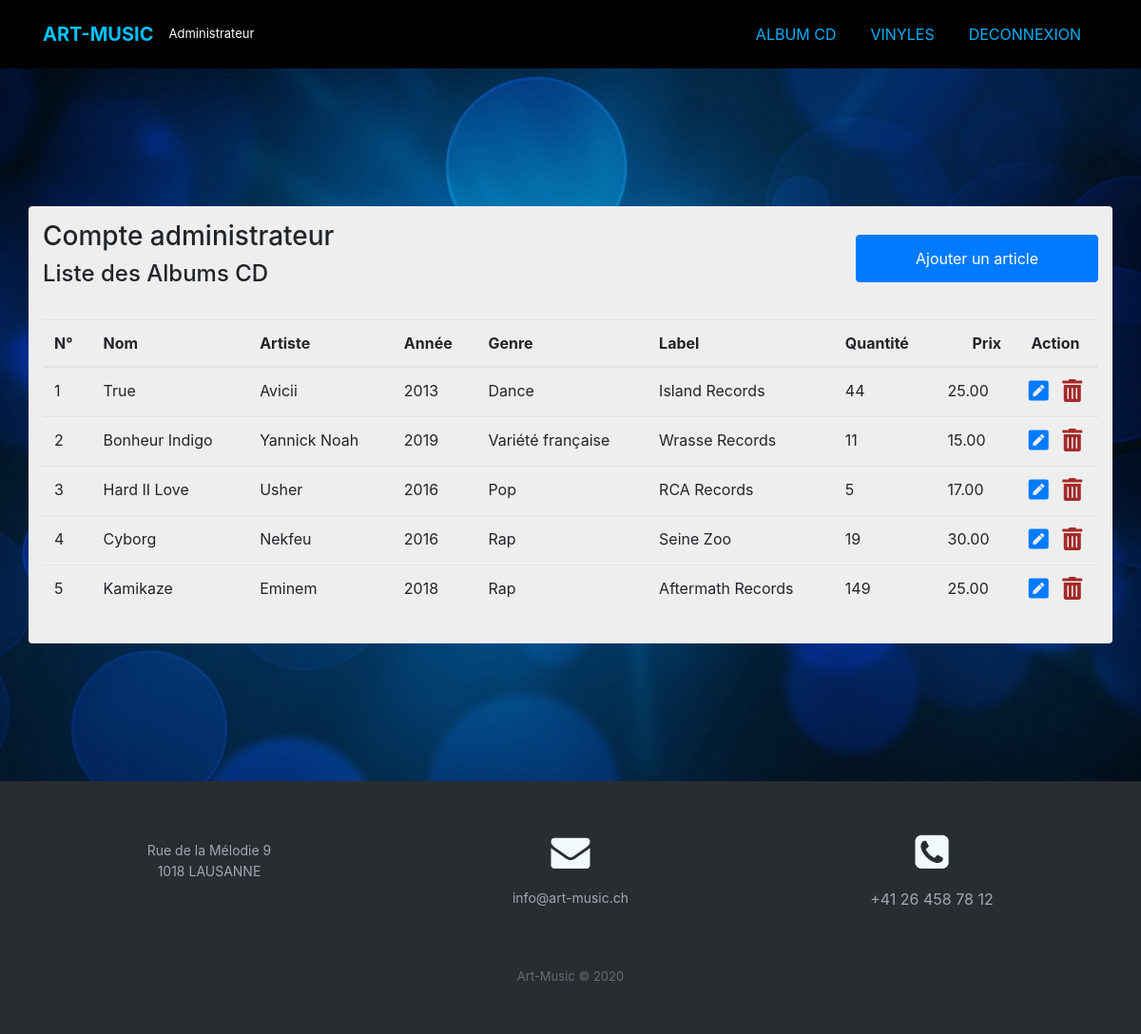
The app's page /index.php?action=displayAlbumCD (signed in) with its own data.
### tables this page shows
CREATE TABLE IF NOT EXISTS `articles` (
  `id` int(11) NOT NULL AUTO_INCREMENT,
  `name` varchar(40) NOT NULL,
  `releaseYear` smallint(4) NOT NULL,
  `pathFileCover` varchar(80) NOT NULL,
  `price` decimal(5,2) NOT NULL,
  `quantity` smallint(5) NOT NULL,
  `articleType_id` int(11) NOT NULL,
  `artist_id` int(11) NOT NULL,
  `label_id` int(11) NOT NULL,
  `genre_id` int(11) NOT NULL,
  `vinyleFormat_id` int(11) DEFAULT NULL,
  PRIMARY KEY (`id`),
  KEY `fk_Articles_ArticleType_idx` (`articleType_id`),
  KEY `fk_Articles_Artists1_idx` (`artist_id`),
  KEY `fk_Articles_Labels1_idx` (`label_id`),
  KEY `fk_Articles_Genres1_idx` (`genre_id`),
  KEY `fk_Articles_Formats1_idx` (`vinyleFormat_id`),
  CONSTRAINT `fk_Articles_ArticleType` FOREIGN KEY (`articleType_id`) REFERENCES `articletypes` (`id`) ON UPDATE CASCADE,
  CONSTRAINT `fk_Articles_Artists1` FOREIGN KEY (`artist_id`) REFERENCES `artists` (`id`) ON UPDATE CASCADE,
  CONSTRAINT `fk_Articles_Formats1` FOREIGN KEY (`vinyleFormat_id`) REFERENCES `vinyleformats` (`id`) ON DELETE RESTRICT ON UPDATE CASCADE,
  CONSTRAINT `fk_Articles_Genres1` FOREIGN KEY (`genre_id`) REFERENCES `genres` (`id`) ON DELETE RESTRICT ON UPDATE CASCADE,
  CONSTRAINT `fk_Articles_Labels1` FOREIGN KEY (`label_id`) REFERENCES `labels` (`id`) ON DELETE RESTRICT ON UPDATE CASCADE
);

CREATE TABLE IF NOT EXISTS `artists` (
  `id` int(11) NOT NULL AUTO_INCREMENT,
  `name` varchar(45) NOT NULL,
  `country_id` int(11) NOT NULL,
  PRIMARY KEY (`id`),
  KEY `fk_Artists_Countries1_idx` (`country_id`),
  CONSTRAINT `fk_Artists_Countries1` FOREIGN KEY (`country_id`) REFERENCES `countries` (`id`) ON UPDATE CASCADE
);

CREATE TABLE IF NOT EXISTS `genres` (
  `id` int(11) NOT NULL AUTO_INCREMENT,
  `name` varchar(20) NOT NULL,
  PRIMARY KEY (`id`)
);

CREATE TABLE IF NOT EXISTS `labels` (
  `id` int(11) NOT NULL AUTO_INCREMENT,
  `name` varchar(35) NOT NULL,
  PRIMARY KEY (`id`)
);

### model/BD_base.php (called while the page is built, shortened)
<?php
function openDBConnexion (){
$tempDbConnexion = null;
$sqlDriver = 'mysql';
$hostname = 'localhost';
$port = 3306;
$charset = 'utf8';
$dbName = 'bd_ecommerce';
$userName = 'root';
$userPwd = 'Pa$$w0rd';
$dsn = $sqlDriver . ':host=' . $hostname . ';dbname=' . $dbName . ';port=' . $port . ';charset=' . $charset;
try{
$tempDbConnexion = new PDO($dsn, $userName, $userPwd);
}
catch (PDOException $exception) {
echo 'Connection failed: ' . $exception->getMessage();
}
return $tempDbConnexion;
}
function executeQuerySelect($query){
$queryResult = null;
$dbConnexion = openDBConnexion();
if ($dbConnexion != null)
{
$statement = $dbConnexion->prepare($query);
$statement->execute();
$queryResult = $statement->fetchAll();
}
return $queryResult;
}
?>

### model/model.php (called while the page is built, shortened)
<?php
require_once 'BD_base.php';
function getAlbumCD(){
    $getAlbumCDQuery = 'SELECT articles.id, articletypes.name, articles.pathFileCover, articles.name AS NameArticle, artists.name AS NameArtist, articles.releaseYear, genres.name AS NameGenre, labels.name AS NameLabel, articles.quantity, articles.price FROM articles INNER JOIN articletypes ON articles.articleType_id = articletypes.id INNER JOIN artists ON articles.artist_id = artists.id INNER JOIN countries ON artists.country_id = countries.id INNER JOIN labels ON articles.label_id = labels.id INNER JOIN genres ON articles.genre_id = genres.id LEFT JOIN vinyleformats ON articles.vinyleFormat_id = vinyleformats.id WHERE articletypes.name = "Album CD";';
    return executeQuerySelect($getAlbumCDQuery);
}
?>

### view/displayArticlesAdministrator.php (the view, shortened to what this page needs)
<div class="d-flex align-items-center" id="mainBlock" style="background-image: url(&quot;view/content/images/useful/arriere-plan.jpg&quot;);background-position: center;background-size: cover;background-repeat: no-repeat;padding: 20px;">
    <div class="container rounded containerArticlesAdmin" style="background-color: #eeeeee;padding: 15px; height: fit-content;">
        <div class="row">
            <div class="col-md-9">
                <h3>Compte administrateur</h3>
                <h4>Liste des <?php if ($typeArticle == "Vinyle"):?>Vinyles<?php else :?>Albums CD<?php endif ?></h4>
            </div>
            <div class="col-lg-3">
                <button class="btn btn-primary" type="button" style="width: 100%; min-height: 50px; margin-top: 15px" onclick="window.location.href = 'index.php?action=displayAddArticle&typeArticle=<?= $typeArticle?>';">Ajouter un article</button>
            </div>
        </div>
        <div class="row">
            <div class="col-md-12" style="margin-top: 25px;">
                <div class="table-responsive d-none" id="desktopTableArticleAdmin">
                    <table class="table">
                        <thead>
                        <tr>
                            <th>N°</th>
                            <th>Nom</th>
                            <th>Artiste</th>
                            <th class="desktopView">Année</th>
                            <th class="desktopView">Genre</th>
                            <th class="desktopView">Label</th>
                            <th class="desktopView">Quantité</th>
                            <th class="text-right">Prix</th>
                            <th class="text-center">Action</th>
                        </tr>
                        </thead>
                        <tbody>
                        <?php
                        $i = 1;
                        foreach ($allArticles as $result):
                        ?>
                        <tr>
                            <td class="desktopView" ><?= $i?></td>
                            <td class="desktopView"><?= $result['NameArticle'];?></td>
                            <td class="desktopView"><?= $result['NameArtist'];?></td>
                            <td class="desktopView"><?= $result['releaseYear'];?></td>
                            <td class="desktopView"><?= $result['NameGenre'];?></td>
                            <td class="desktopView"><?= $result['NameLabel'];?></td>
                            <td class="desktopView"><?= $result['quantity'];?></td>
                            <td class="desktopView"><?= $result['price'];?></td>
                            <td class="desktopView"><div style="display: flex; align-items: center; justify-content: space-evenly;">
                                    <a href="index.php?action=displayUpdateArticle&id=<?= $result['id']; ?>&typeArticle=<?= $typeArticle; ?>"><i class="fas fa-pen-square" style="font-size: x-large;margin-right: 10px;"></i></a>
                                    <a href="index.php?action=deleteArticle&id=<?= $result['id']; ?>&typeArticle=<?= $typeArticle; ?>"><i class="fas fa-trash-alt" style="font-size: x-large; color: brown"></i></a>
                                </div></td>
                        </tr>
                        <?php $i++; endforeach; ?>
                        </tbody>
                    </table>
                </div>
            </div>
        </div>
    </div>
</div>
<?php
require "gabarit.php";
?>

### view/content/styles/styles.css (style rules this page uses)
@media (min-width: 768px) { #mainBlock { min-height: 750px; } }
@media (min-width: 992px) { .desktopView { display: table-cell; } }
@media (min-width: 992px) { #desktopTableArticleAdmin { display: inherit !important; } }

### records on screen
articles: name "True", artist.name "Avicii", releaseYear "2013", genre.name "Dance", label.name "Island Records", quantity "44", price "25.00"
articles: name "Bonheur Indigo", artist.name "Yannick Noah", releaseYear "2019", genre.name "Variété française", label.name "Wrasse Records", quantity "11", price "15.00"
articles: name "Hard II Love", artist.name "Usher", releaseYear "2016", genre.name "Pop", label.name "RCA Records", quantity "5", price "17.00"
articles: name "Cyborg", artist.name "Nekfeu", releaseYear "2016", genre.name "Rap", label.name "Seine Zoo", quantity "19", price "30.00"
articles: name "Kamikaze", artist.name "Eminem", releaseYear "2018", genre.name "Rap", label.name "Aftermath Records", quantity "149", price "25.00"
